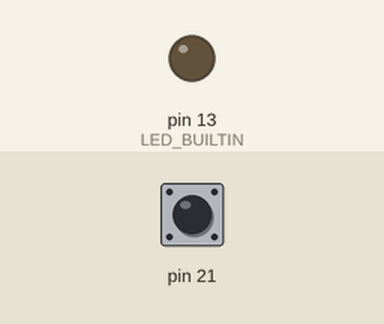
Recording of a sketch running on a simulated Arduino Uno, built for the host (arithmetic inside an expression is 32-bit, double 64-bit). Parts: output pins drawn as LEDs (lit = HIGH). Dashed ring = blinking. Inputs (shaded band) come from the test bench; at power-on: pin 21 LOW.

Above: at 1.2 s.
1.3 s: pin 21 pulsed HIGH 5 times (0.12 s each, 0.3 s apart)
At 1.75 s:
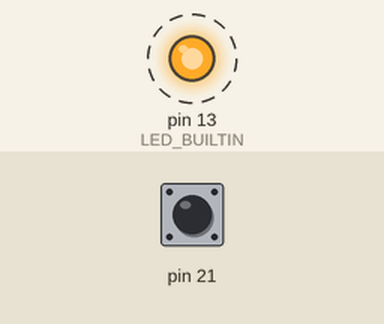
4.3 s: pin 21 driven HIGH
At 4.7 s:
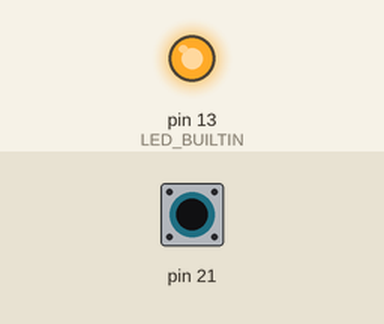
Timing chart, 0 to 7.3 s (numbered marks = the images above; inputs shaded):
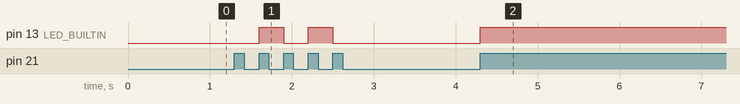

The sketch:

external_interrupt_pulldown.ino
```cpp
const int sw1 = 2;

volatile int status;

void trigger() {
  digitalWrite(LED_BUILTIN, status);
  status = !status;
}

void setup() {
  pinMode(LED_BUILTIN, OUTPUT);
  pinMode(sw1, INPUT_PULLDOWN);
  attachInterrupt(sw1, trigger, RISING);
}

void loop() {
}
```

Measured:
- after the input at 1.3 s, pin 13 (LED_BUILTIN): alternates HIGH for 0.30 s and LOW for 0.30 s, 4 changes in all, then stays LOW, starting after 0.30 s
- after the input at 4.3 s, pin 13 (LED_BUILTIN): LOW → HIGH at once
